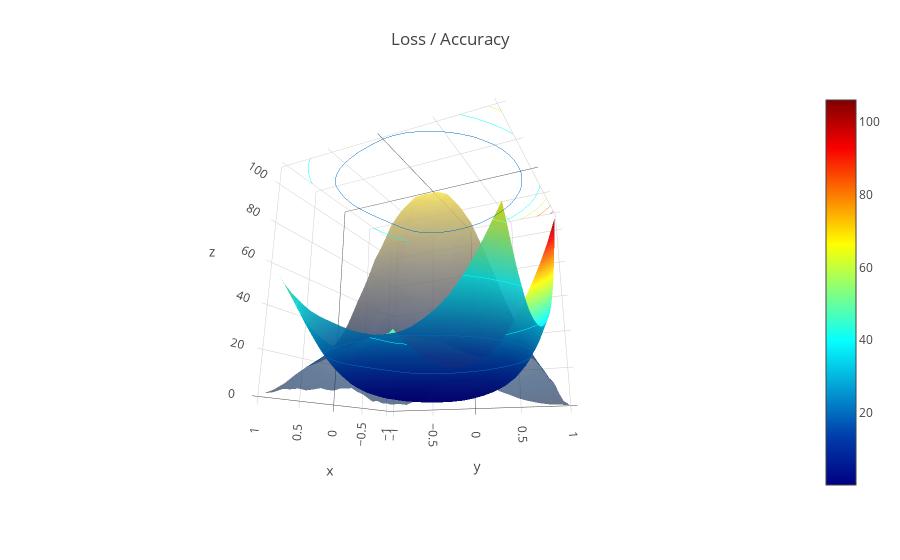
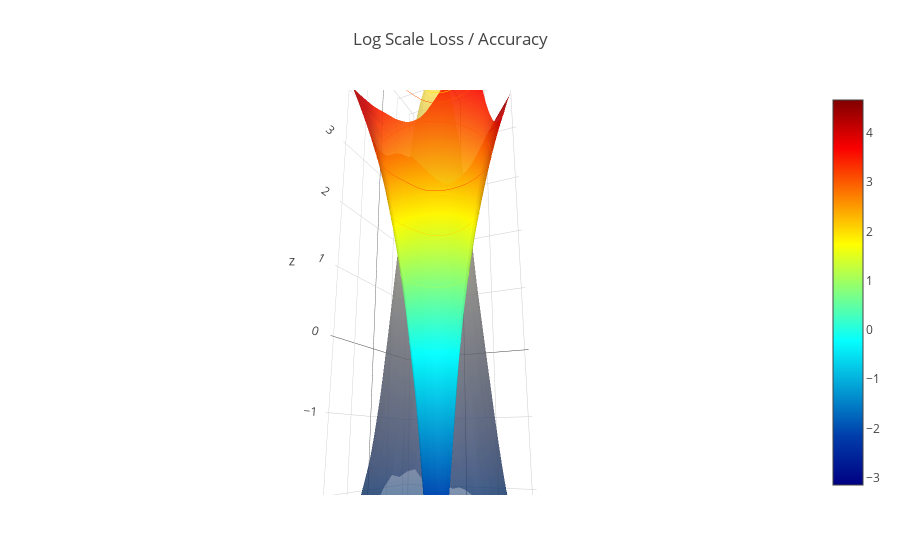

The cell these charts' notebook holds for them, in order:
### Code cell
create_viz(loss_list,acc_list)

### Figure 1 — Plotly figure (JSON) as saved in the notebook; plotly's stock layout.template omitted (floating-point values rounded to 4 significant figures; data arrays with more than 128 entries replaced by an {"elided": "..."} marker saying what was removed)
{"data": [{"colorscale": "Cividis", "opacity": 0.6, "showscale": false, "type": "surface", "uid": "594c2b45-4e49-400b-bb48-6e558b9e9ecb", "x": {"elided": "21x21 float values"}, "y": {"elided": "21x21 float values"}, "z": {"elided": "21x21 float values"}}, {"colorscale": "Jet", "contours": {"z": {"project": {"z": true}, "show": true, "usecolormap": true}}, "opacity": 0.9, "type": "surface", "uid": "5ea62b49-2bad-4a30-97f4-38dcde660496", "x": {"elided": "21x21 float values"}, "y": {"elided": "21x21 float values"}, "z": {"elided": "21x21 float values"}}], "layout": {"autosize": true, "margin": {"b": 65, "l": 65, "r": 50, "t": 90}, "scene": {"camera": {"eye": {"x": 1.87, "y": 0.88, "z": -0.64}}}, "title": "Loss / Accuracy"}}

### Figure 2 — Plotly figure (JSON) as saved in the notebook; plotly's stock layout.template omitted (floating-point values rounded to 4 significant figures; data arrays with more than 128 entries replaced by an {"elided": "..."} marker saying what was removed)
{"data": [{"colorscale": "Cividis", "opacity": 0.6, "showscale": false, "type": "surface", "uid": "677b7ee2-77e9-4f22-8ea5-eea75c972bc7", "x": {"elided": "21x21 float values"}, "y": {"elided": "21x21 float values"}, "z": {"elided": "21x21 float values"}}, {"colorscale": "Jet", "contours": {"z": {"project": {"z": true}, "show": true, "usecolormap": true}}, "opacity": 0.9, "type": "surface", "uid": "0e4341a5-4753-4cb5-810b-3026085dfb37", "x": {"elided": "21x21 float values"}, "y": {"elided": "21x21 float values"}, "z": {"elided": "21x21 float values"}}], "layout": {"autosize": true, "margin": {"b": 65, "l": 65, "r": 50, "t": 90}, "scene": {"camera": {"eye": {"x": 1.87, "y": 0.88, "z": -0.64}}}, "title": "Log Scale Loss / Accuracy"}}
